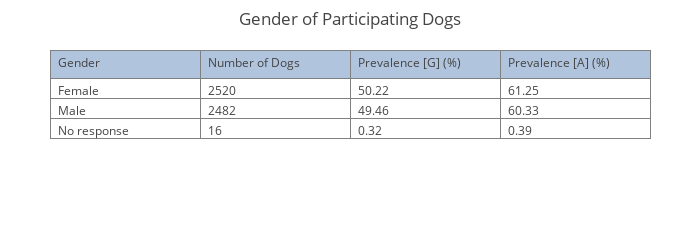

The notebook cell saved with this chart:
### Markdown cell above
### 2.2 Gender:

### Code cell
# Construct the dataframe.
fields = 'dog_sex'
labels = ['Gender']
df = createStringDataFrame(DOG_TABLE, fields, labels, filtered=False)
replacements = {'':'No response', '1':'Male', '2':'Female'}
df = replaceFields(df, replacements)

# Calculate sums and prevalences.
calc = getValueCountAndPrevalence(df, labels[0])

# Display the results as a table.
data = [go.Table(header=dict(values=[labels[0], 'Number of Dogs', 'Prevalence [G] (%)',
                                     'Prevalence [A] (%)'],
                             fill = dict(color='#B0C4DE'),
                             align = ['left'] * 4),
                 cells=dict(values=[calc.index.values, calc['sum'].values, 
                                    calc['prevalence'].values, calc['adj_prevalence'].values],
                            align = ['left'] * 4,
                            format = [None, 'd', '.2f', '.2f']))]
layout = go.Layout(title='Gender of Participating Dogs',
                   width=700,
                   height=200,
                   margin=go.Margin(l=50, r=50, b=50, t=50, pad=4))
fig = dict(data=data, layout=layout)
py.iplot(fig)

### Figure 1 — Plotly figure (JSON) as saved in the notebook; plotly's stock layout.template omitted (floating-point values rounded to 4 significant figures)
{"data": [{"cells": {"align": ["left", "left", "left", "left"], "format": [null, "d", ".2f", ".2f"], "values": [["Female", "Male", "No response"], [2520, 2482, 16], [50.22, 49.46, 0.3189], [61.25, 60.33, 0.3889]]}, "header": {"align": ["left", "left", "left", "left"], "fill": {"color": "#B0C4DE"}, "values": ["Gender", "Number of Dogs", "Prevalence [G] (%)", "Prevalence [A] (%)"]}, "type": "table"}], "layout": {"height": 200, "margin": {"b": 50, "l": 50, "pad": 4, "r": 50, "t": 50}, "title": "Gender of Participating Dogs", "width": 700}}
